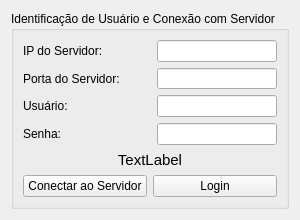
<?xml version="1.0" encoding="UTF-8"?>
<ui version="4.0">
 <class>login</class>
 <widget class="QWidget" name="login">
  <property name="geometry">
   <rect>
    <x>0</x>
    <y>0</y>
    <width>300</width>
    <height>220</height>
   </rect>
  </property>
  <property name="minimumSize">
   <size>
    <width>300</width>
    <height>220</height>
   </size>
  </property>
  <property name="maximumSize">
   <size>
    <width>300</width>
    <height>220</height>
   </size>
  </property>
  <property name="windowTitle">
   <string>Login</string>
  </property>
  <property name="windowIcon">
   <iconset>
    <normaloff>login.png</normaloff>login.png</iconset>
  </property>
  <layout class="QVBoxLayout" name="verticalLayout_5">
   <item>
    <widget class="QGroupBox" name="groupBox">
     <property name="title">
      <string>Identificação de Usuário e Conexão com Servidor</string>
     </property>
     <layout class="QVBoxLayout" name="verticalLayout_4">
      <item>
       <layout class="QVBoxLayout" name="verticalLayout_3">
        <item>
         <layout class="QVBoxLayout" name="verticalLayout">
          <item>
           <layout class="QHBoxLayout" name="horizontalLayout">
            <item>
             <widget class="QLabel" name="labelIP">
              <property name="minimumSize">
               <size>
                <width>120</width>
                <height>20</height>
               </size>
              </property>
              <property name="autoFillBackground">
               <bool>false</bool>
              </property>
              <property name="text">
               <string>IP do Servidor:</string>
              </property>
             </widget>
            </item>
            <item>
             <widget class="QLineEdit" name="IP">
              <property name="sizePolicy">
               <sizepolicy hsizetype="Fixed" vsizetype="Fixed">
                <horstretch>0</horstretch>
                <verstretch>0</verstretch>
               </sizepolicy>
              </property>
              <property name="minimumSize">
               <size>
                <width>120</width>
                <height>20</height>
               </size>
              </property>
              <property name="text">
               <string/>
              </property>
             </widget>
            </item>
           </layout>
          </item>
          <item>
           <layout class="QHBoxLayout" name="horizontalLayout_2">
            <item>
             <widget class="QLabel" name="labelPorta">
              <property name="minimumSize">
               <size>
                <width>120</width>
                <height>20</height>
               </size>
              </property>
              <property name="text">
               <string>Porta do Servidor:</string>
              </property>
             </widget>
            </item>
            <item>
             <widget class="QLineEdit" name="Porta">
              <property name="sizePolicy">
               <sizepolicy hsizetype="Fixed" vsizetype="Fixed">
                <horstretch>0</horstretch>
                <verstretch>0</verstretch>
               </sizepolicy>
              </property>
              <property name="minimumSize">
               <size>
                <width>120</width>
                <height>20</height>
               </size>
              </property>
              <property name="text">
               <string/>
              </property>
             </widget>
            </item>
           </layout>
          </item>
          <item>
           <layout class="QHBoxLayout" name="horizontalLayout_3">
            <item>
             <widget class="QLabel" name="labelUsuario">
              <property name="minimumSize">
               <size>
                <width>120</width>
                <height>20</height>
               </size>
              </property>
              <property name="text">
               <string>Usuário:</string>
              </property>
             </widget>
            </item>
            <item>
             <widget class="QLineEdit" name="Usuario">
              <property name="sizePolicy">
               <sizepolicy hsizetype="Fixed" vsizetype="Fixed">
                <horstretch>0</horstretch>
                <verstretch>0</verstretch>
               </sizepolicy>
              </property>
              <property name="minimumSize">
               <size>
                <width>120</width>
                <height>20</height>
               </size>
              </property>
              <property name="text">
               <string/>
              </property>
             </widget>
            </item>
           </layout>
          </item>
          <item>
           <layout class="QHBoxLayout" name="horizontalLayout_4">
            <item>
             <widget class="QLabel" name="labelSenha">
              <property name="minimumSize">
               <size>
                <width>120</width>
                <height>20</height>
               </size>
              </property>
              <property name="text">
               <string>Senha:</string>
              </property>
             </widget>
            </item>
            <item>
             <widget class="QLineEdit" name="Senha">
              <property name="sizePolicy">
               <sizepolicy hsizetype="Fixed" vsizetype="Fixed">
                <horstretch>0</horstretch>
                <verstretch>0</verstretch>
               </sizepolicy>
              </property>
              <property name="minimumSize">
               <size>
                <width>120</width>
                <height>20</height>
               </size>
              </property>
              <property name="text">
               <string/>
              </property>
              <property name="echoMode">
               <enum>QLineEdit::Password</enum>
              </property>
             </widget>
            </item>
           </layout>
          </item>
         </layout>
        </item>
        <item>
         <layout class="QVBoxLayout" name="verticalLayout_2">
          <item>
           <widget class="QLabel" name="labelConexao">
            <property name="font">
             <font>
              <pointsize>11</pointsize>
             </font>
            </property>
            <property name="text">
             <string>TextLabel</string>
            </property>
            <property name="alignment">
             <set>Qt::AlignCenter</set>
            </property>
           </widget>
          </item>
          <item>
           <layout class="QHBoxLayout" name="horizontalLayout_5">
            <item>
             <widget class="QPushButton" name="Conectar">
              <property name="minimumSize">
               <size>
                <width>120</width>
                <height>20</height>
               </size>
              </property>
              <property name="text">
               <string>Conectar ao Servidor</string>
              </property>
              <property name="icon">
               <iconset>
                <normaloff>conectar.png</normaloff>conectar.png</iconset>
              </property>
              <property name="flat">
               <bool>false</bool>
              </property>
             </widget>
            </item>
            <item>
             <widget class="QPushButton" name="Login">
              <property name="minimumSize">
               <size>
                <width>120</width>
                <height>20</height>
               </size>
              </property>
              <property name="text">
               <string>Login</string>
              </property>
              <property name="icon">
               <iconset>
                <normaloff>seta.png</normaloff>seta.png</iconset>
              </property>
             </widget>
            </item>
           </layout>
          </item>
         </layout>
        </item>
       </layout>
      </item>
     </layout>
    </widget>
   </item>
  </layout>
 </widget>
 <resources/>
 <connections/>
</ui>
